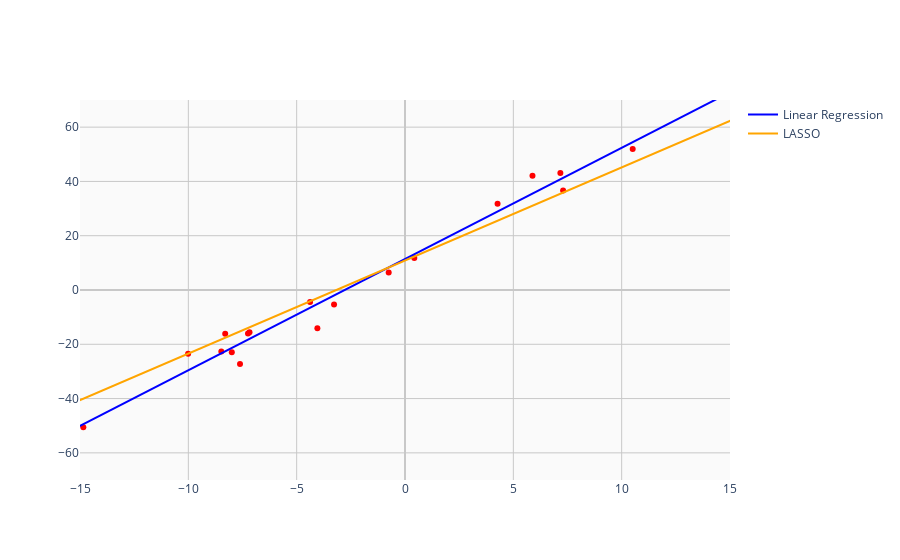

Notebook cell for this chart:
### Code cell
#
bgcolor = "rgb(250, 250, 250)"
gridcolor = "rgb(200, 200, 200)";
fig = go.Figure(
    layout=go.Layout(
        plot_bgcolor=bgcolor,
        xaxis=dict(
            gridcolor=gridcolor, 
            zerolinecolor= gridcolor,
            range=[-15, 15]
        ),      
        yaxis=dict(
            gridcolor=gridcolor, 
            zerolinecolor= gridcolor, 
            range=[-70, 70]
        )
    )
)
fig.add_trace(
    go.Scatter(
        mode='markers',
        x=x[:,0],
        y=y[:,0],
        marker=dict(color='Red'),
        showlegend=False
    )
)
fig.add_trace(
    go.Scatter(
        x=plot_x[:,0],
        y=regr_predict[:,0],
        name='Linear Regression',
        line=dict(color='blue')
    )
)
fig.add_trace(
    go.Scatter(
        x=plot_x[:,0],
        y=LASSO_predict,
        name='LASSO',
        line=dict(color='orange')
    )
)
#fig.show(config={'scrollZoom': True})

### Figure 1 — Plotly figure (JSON) as saved in the notebook; plotly's stock layout.template omitted (floating-point values rounded to 4 significant figures)
{"data": [{"marker": {"color": "Red"}, "mode": "markers", "showlegend": false, "type": "scatter", "x": [16.07, 7.297, -7.615, 4.273, 7.171, -10.01, -7.177, -7.994, 10.51, -4.38, 15.85, -4.044, -8.477, -3.275, -0.7529, -8.299, 5.884, -14.85, 0.4288, -7.246], "y": [79.86, 36.67, -27.27, 31.82, 43.12, -23.52, -15.53, -22.95, 51.98, -4.396, 74.95, -14.1, -22.7, -5.329, 6.486, -16.11, 42.06, -50.59, 11.8, -15.99]}, {"line": {"color": "blue"}, "name": "Linear Regression", "type": "scatter", "x": [-20, -19, -18, -17, -16, -15, -14, -13, -12, -11, -10, -9, -8, -7, -6, -5, -4, -3, -2, -1, 0, 1, 2, 3, 4, 5, 6, 7, 8, 9, 10, 11, 12, 13, 14, 15, 16, 17, 18, 19], "y": [-70.51, -66.42, -62.32, -58.22, -54.13, -50.03, -45.93, -41.84, -37.74, -33.64, -29.55, -25.45, -21.35, -17.26, -13.16, -9.062, -4.966, -0.8689, 3.228, 7.324, 11.42, 15.52, 19.61, 23.71, 27.81, 31.9, 36.0, 40.1, 44.19, 48.29, 52.39, 56.48, 60.58, 64.68, 68.77, 72.87, 76.97, 81.06, 85.16, 89.26]}, {"line": {"color": "orange"}, "name": "LASSO", "type": "scatter", "x": [-20, -19, -18, -17, -16, -15, -14, -13, -12, -11, -10, -9, -8, -7, -6, -5, -4, -3, -2, -1, 0, 1, 2, 3, 4, 5, 6, 7, 8, 9, 10, 11, 12, 13, 14, 15, 16, 17, 18, 19], "y": [-57.71, -54.29, -50.86, -47.43, -44.0, -40.57, -37.14, -33.71, -30.28, -26.85, -23.42, -20.0, -16.57, -13.14, -9.708, -6.279, -2.85, 0.5786, 4.008, 7.437, 10.87, 14.29, 17.72, 21.15, 24.58, 28.01, 31.44, 34.87, 38.3, 41.73, 45.16, 48.58, 52.01, 55.44, 58.87, 62.3, 65.73, 69.16, 72.59, 76.02]}], "layout": {"plot_bgcolor": "rgb(250, 250, 250)", "xaxis": {"gridcolor": "rgb(200, 200, 200)", "range": [-15, 15], "zerolinecolor": "rgb(200, 200, 200)"}, "yaxis": {"gridcolor": "rgb(200, 200, 200)", "range": [-70, 70], "zerolinecolor": "rgb(200, 200, 200)"}}}
